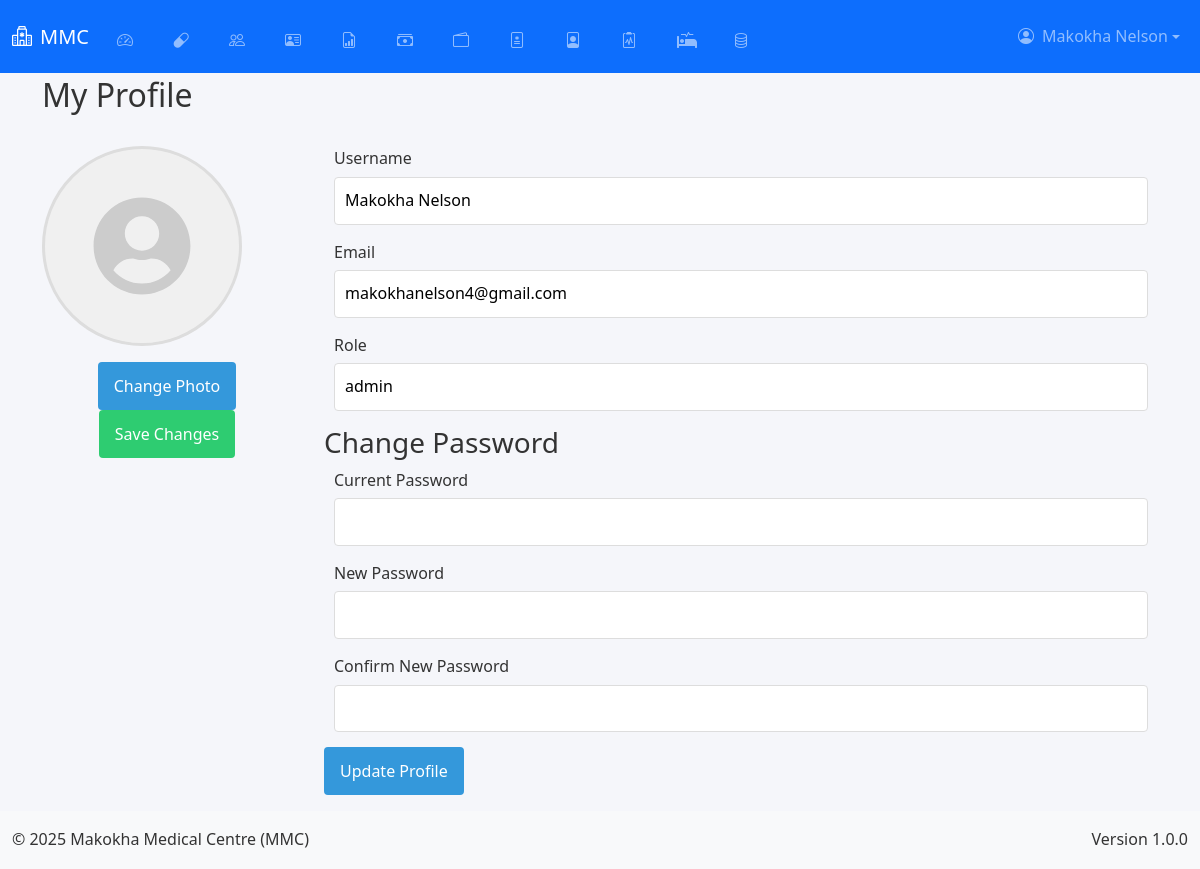
The app's page /profile (signed in) with its own data.
### app.py (models this page shows, shortened)
class User(db.Model, UserMixin):
    __tablename__ = 'user'
    id = db.Column(db.Integer, primary_key=True)
    username = db.Column(db.String(50), unique=True, nullable=False)
    email = db.Column(db.String(100), unique=True, nullable=False)
    password = db.Column(db.String(200), nullable=False)
    role = db.Column(db.String(20), nullable=False, default='user')
    is_active = db.Column(db.Boolean, default=True)
    last_login = db.Column(db.DateTime)
    profile_picture = db.Column(db.String(255))
    created_at = db.Column(db.DateTime, default=lambda: datetime.now(timezone.utc))
    updated_at = db.Column(db.DateTime, default=lambda: datetime.now(timezone.utc), onupdate=lambda: datetime.now(timezone.utc))

### app.py (the view, shortened to what this page needs)
@app.route('/profile', methods=['GET', 'POST'])
@login_required
def profile():
    return render_template('profile.html', user=current_user)

### app.py (called while the page is built, shortened)
@app.before_request
def initialize_data():
    global _first_request
    if not _first_request:
        return

@app.context_processor
def inject_current_date():
    return {'current_date': date.today().strftime('%Y-%m-%d')}

    @login_manager.user_loader
    def load_user(user_id):
        return db.session.get(User, int(user_id))

### templates/profile.html (shortened to what this page needs)
{% extends "base.html" %}
{% block content %}
<div class="container">
    <h2>My Profile</h2>
    <div class="profile-section">
        <div class="profile-picture-container">
            {% if user.profile_picture %}
                <img src="{{ url_for('static', filename=user.profile_picture) }}" alt="Profile Picture" class="profile-picture">
            {% else %}
                <div class="profile-picture-placeholder">
                    <i class="fas fa-user-circle"></i>
                </div>
            {% endif %}
            <form method="POST" enctype="multipart/form-data" class="profile-picture-form">
                <label for="profile_picture" class="btn btn-primary">Change Photo</label>
                <button type="submit" class="btn btn-success">Save Changes</button>
            </form>
        </div>
        <div class="profile-details">
            <form method="POST">
                <div class="form-group">
                    <label for="username">Username</label>
                    <input type="text" id="username" name="username" value="{{ user.username }}" required>
                </div>
                <div class="form-group">
                    <label for="email">Email</label>
                    <input type="email" id="email" name="email" value="{{ user.email }}" required>
                </div>
                <div class="form-group">
                    <label for="role">Role</label>
                    <input type="text" id="role" value="{{ user.role }}" readonly>
                </div>
                <h3>Change Password</h3>
                <div class="form-group">
                    <label for="current_password">Current Password</label>
                    <input type="password" id="current_password" name="current_password">
                </div>
                <div class="form-group">
                    <label for="new_password">New Password</label>
                    <input type="password" id="new_password" name="new_password">
                </div>
                <div class="form-group">
                    <label for="confirm_password">Confirm New Password</label>
                    <input type="password" id="confirm_password" name="confirm_password">
                </div>
                <button type="submit" class="btn btn-primary">Update Profile</button>
            </form>
        </div>
    </div>
</div>
{% endblock %}

### templates/base.html (shortened to what this page needs)
<!DOCTYPE html>
<html lang="en">
<head>
    <link href="https://cdn.jsdelivr.net/npm/bootstrap@5.3.0/dist/css/bootstrap.min.css" rel="stylesheet">
    <link rel="stylesheet" href="https://cdn.jsdelivr.net/npm/bootstrap-icons@1.11.1/font/bootstrap-icons.css">
    <link rel="stylesheet" href="https://cdnjs.cloudflare.com/ajax/libs/font-awesome/5.15.3/css/all.min.css">
    <link href="https://cdn.jsdelivr.net/npm/select2@4.1.0-rc.0/dist/css/select2.min.css" rel="stylesheet">
    <link rel="stylesheet" href="{{ url_for('static', filename='css/style.css') }}">
    <link rel="stylesheet" href="{{ url_for('static', filename='css/dashboard.css') }}">
    <link rel="stylesheet" href="{{ url_for('static', filename='css/custom.css') }}">
</head>
<body class="d-flex flex-column min-vh-100">
    <nav class="navbar navbar-expand-lg navbar-dark bg-primary fixed-top" id="mainNavbar">
        <div class="container-fluid">
            <a class="navbar-brand fs-5" href="{{ url_for('home') }}">
                <i class="bi bi-hospital me-2"></i>MMC
            </a>
            <div class="collapse navbar-collapse" id="navbarNav">
                <ul class="navbar-nav me-auto">
                    {% if current_user.is_authenticated %}
                        {% if current_user.role == 'admin' %}
                            <li class="nav-item"><a class="nav-link fs-6 px-2 mx-1 icon-nav" href="{{ url_for('admin_dashboard') }}"><i class="bi bi-speedometer2 me-1"></i><span class="nav-text">Dashboard</span></a></li>
                            <li class="nav-item"><a class="nav-link fs-6 px-2 mx-1 icon-nav" href="{{ url_for('manage_drugs') }}"><i class="bi bi-capsule me-1"></i><span class="nav-text">Drugs</span></a></li>
                            <li class="nav-item"><a class="nav-link fs-6 px-2 mx-1 icon-nav" href="{{ url_for('manage_users') }}"><i class="bi bi-people me-1"></i><span class="nav-text">Users</span></a></li>
                            <li class="nav-item"><a class="nav-link fs-6 px-2 mx-1 icon-nav" href="{{ url_for('manage_employees') }}"><i class="bi bi-person-vcard me-1"></i><span class="nav-text">Employees</span></a></li>
                            <li class="nav-item"><a class="nav-link fs-6 px-2 mx-1 icon-nav" href="{{ url_for('generate_reports') }}"><i class="bi bi-file-earmark-bar-graph me-1"></i><span class="nav-text">Reports</span></a></li>
                            <li class="nav-item"><a class="nav-link fs-6 px-2 mx-1 icon-nav" href="{{ url_for('manage_transactions') }}"><i class="bi bi-cash-stack me-1"></i><span class="nav-text">Transactions</span></a></li>
                            <li class="nav-item"><a class="nav-link fs-6 px-2 mx-1 icon-nav" href="{{ url_for('manage_money') }}"><i class="bi bi-wallet2 me-1"></i><span class="nav-text">Money</span></a></li>
                            <li class="nav-item"><a class="nav-link fs-6 px-2 mx-1 icon-nav" href="{{ url_for('manage_dosage') }}"><i class="bi bi-file-medical me-1"></i><span class="nav-text">Dosage</span></a></li>
                            <li class="nav-item"><a class="nav-link fs-6 px-2 mx-1 icon-nav" href="{{ url_for('manage_patients') }}"><i class="bi bi-file-person me-1"></i><span class="nav-text">Patients</span></a></li>
                            <li class="nav-item"><a class="nav-link fs-6 px-2 mx-1 icon-nav" href="{{ url_for('manage_medical_tests') }}"><i class="bi bi-clipboard2-pulse me-1"></i><span class="nav-text">Medical Tests</span></a></li>
                            <li class="nav-item"><a class="nav-link fs-6 px-2 mx-1 icon-nav" href="{{ url_for('manage_beds') }}"><i class="fas fa-procedures me-1"></i><span class="nav-text">Beds</span></a></li>
                            <li class="nav-item"><a class="nav-link fs-6 px-2 mx-1 icon-nav" href="{{ url_for('backup_management') }}"><i class="bi bi-database me-1"></i><span class="nav-text">Backup</span></a></li>
                        {% endif %}
                    {% endif %}
                </ul>
                <ul class="navbar-nav">
                    {% if current_user.is_authenticated %}
                        <li class="nav-item dropdown">
                            <a class="nav-link dropdown-toggle d-flex align-items-center fs-6" href="#" id="userDropdown" role="button" data-bs-toggle="dropdown">
                                {% if current_user.profile_picture %}
                                    <img src="{{ url_for('static', filename=current_user.profile_picture) }}" alt="Profile" class="profile-picture me-2">
                                {% else %}
                                    <i class="bi bi-person-circle me-2"></i>
                                {% endif %}
                                {{ current_user.username }}
                            </a>
                        </li>
                    {% else %}
                        <li class="nav-item">
                        <a class="nav-link fs-6" href="{{ url_for('auth.login') }}">
                            <i class="bi bi-box-arrow-in-right me-1"></i>Login
                        </a>
                        </li>
                    {% endif %}
                </ul>
            </div>
        </div>
    </nav>
    <main class="container-fluid flex-grow-1 py-3" style="margin-top: 60px;">
        {% block content %}{% endblock %}
    </main>
    <footer class="bg-light py-3 mt-auto">
        <div class="container-fluid">
            <div class="row">
                <div class="col-md-6 text-center text-md-start">
                    <p class="mb-0">&copy; 2025 Makokha Medical Centre (MMC)</p>
                </div>
                <div class="col-md-6 text-center text-md-end">
                    <p class="mb-0">Version 1.0.0</p>
                </div>
            </div>
        </div>
    </footer>
</body>
</html>

### static/css/style.css (style rules this page uses)
:root { --primary-color: #3498db; --secondary-color: #2980b9; --success-color: #2ecc71; --danger-color: #e74c3c; --warning-color: #f39c12; --info-color: #1abc9c; --light-color: #ecf0f1; --dark-color: #2c3e50; --gray-color: #95a5a6; --white-color: #ffffff; --black-color: #000000; --sidebar-width: 250px; --sidebar-collapsed-width: 0; --top-bar-height: 60px; --shadow: 0 2px 10px rgba(0, 0, 0, 0.1); --transition: all 0.3s ease; }
* { margin: 0; padding: 0; box-sizing: border-box; font-family: 'Segoe UI', Tahoma, Geneva, Verdana, sans-serif; }
.btn { position: relative; z-index: auto; }
body { background-color: #f5f6fa; color: #333; line-height: 1.6; overflow-x: hidden; }
a { text-decoration: none; color: inherit; }
button, input, select, textarea { font-family: inherit; font-size: inherit; }
.btn { display: inline-block; padding: 8px 16px; border: none; border-radius: 4px; background-color: var(--primary-color); color: white; cursor: pointer; transition: var(--transition); }
.btn-primary { background-color: var(--primary-color); }
.btn-success { background-color: var(--success-color); }
.form-group { margin-bottom: 15px; }
.form-group label { display: block; margin-bottom: 5px; font-weight: 500; }
.form-group input { width: 100%; padding: 10px; border: 1px solid #ddd; border-radius: 4px; font-size: 1rem; }
.dropdown { position: relative; display: inline-block; }
.form-group { flex: 1; min-width: 200px; padding: 0 10px; margin-bottom: 15px; }

### templates/base.html (style rules this page uses)
:root { --tap-min-size: 48px; --mobile-breakpoint: 768px; --primary-blue: #0d6efd; --dark-blue: #0a58ca; --light-gray: #f8f9fa; }
body { -webkit-text-size-adjust: 100%; -webkit-tap-highlight-color: transparent; touch-action: manipulation; }
.btn, .nav-link, .dropdown-item, input[type="checkbox"] + label, .table .actions-column .btn { min-height: var(--tap-min-size); min-width: var(--tap-min-size); padding: 12px 16px; }
.navbar { background-color: var(--primary-blue) !important; transition: all 0.3s ease; padding-top: 0.5rem; padding-bottom: 0.5rem; }

### templates/profile.html (style rules this page uses)
.profile-section { display: flex; gap: 2rem; margin-top: 2rem; }
.profile-picture-container { flex: 0 0 250px; text-align: center; }
.profile-picture-placeholder { width: 200px; height: 200px; border-radius: 50%; background-color: #f0f0f0; display: flex; align-items: center; justify-content: center; font-size: 100px; color: #ccc; border: 3px solid #ddd; }
.profile-details { flex: 1; }
.profile-picture-form { margin-top: 1rem; }

### records on screen
User: username "Makokha Nelson", email "makokhanelson4@gmail.com", role "admin"
